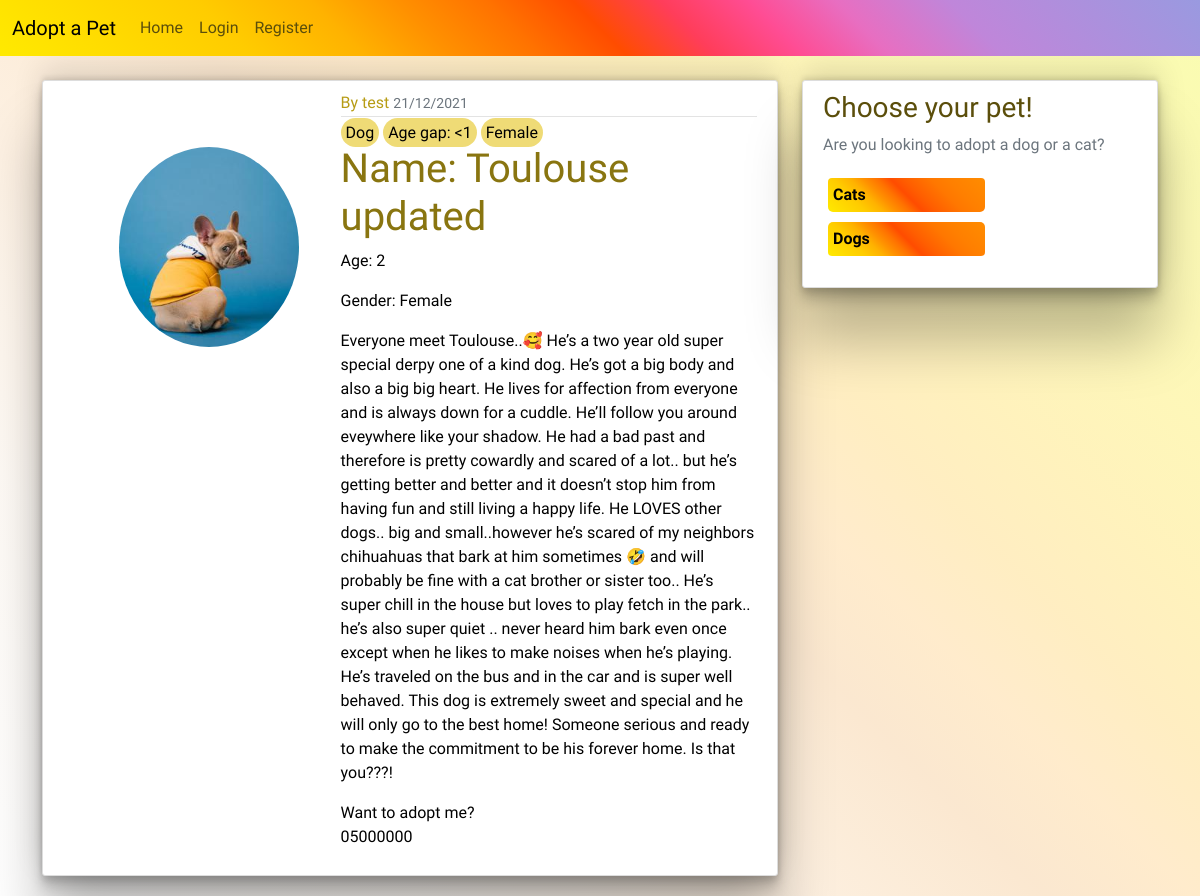
The page /post/18 on the database its author committed.
### app/models.py (models this page shows, shortened)
class Post(db.Model):
    id = db.Column(db.Integer, primary_key=True)
    name = db.Column(db.String(20), nullable=False)
    age = db.Column(db.Integer, nullable=False)
    gender = db.Column(db.String(10), nullable=False)
    date_posted = db.Column(db.DateTime, nullable=False, default=datetime.utcnow)
    content = db.Column(db.Text, nullable=False)
    user_id = db.Column(db.Integer, db.ForeignKey('user.id'), nullable=False)
    pictures = db.Column(db.String(20), nullable=False, default='default.jpg')
    adoption_info = db.Column(db.Text, nullable=False)
    pet_tag = db.Column(db.String(5), nullable=False)
    age_tag = db.Column(db.String(5), nullable=False)

class User(db.Model, UserMixin):
    id = db.Column(db.Integer, primary_key=True)
    username = db.Column(db.String(20), unique=True, nullable=False)
    name = db.Column(db.String(30), nullable=False)
    email = db.Column(db.String(120), unique=True, nullable=False)
    image_file = db.Column(db.String(20), nullable=False, default='default.jpg')
    password = db.Column(db.String(60), nullable=False)
    posts = db.relationship('Post', backref='user', lazy=True)

### app/routes.py (the view)
@app.route('/post/<int:post_id>')
def post(post_id):
    post = Post.query.get_or_404(post_id)
    return render_template('post.html', title=post.name, post=post)

### app/templates/post.html (shortened to what this page needs)
{% extends 'layout.html' %}
{% block content %}
         <article class="media content-section parent">
            <div>
                <img class="rounded-circle article-img-post" src="{{ url_for('static', filename='pictures/' + post.pictures) }}" alt="pets">
            </div>
          <div class="media-body">
            <div class="article-metadata">
              <a class="mr-2" href="{{ url_for('user_posts', username=post.user.username) }}">By {{ post.user.username }}</a>
              <small class="text-muted">{{ post.date_posted.strftime('%d/%m/%Y') }}</small>
                </div>
                <div>
                  <span class="tag">{{ post.pet_tag }}</span>
                  <span class="tag">Age gap: {{ post.age_tag}}</span>
                  <span class="tag">{{ post.gender}}</span>
              </div>
            <h1 class="article-title">Name: {{ post['name'] }}</h1>
            <p class="article-content"> Age: {{ post['age'] }}</p>
            <p class="article-content">Gender: {{ post['gender'] }}</p>
            <p>{{ post['content'] }}</p>
            <p>Want to adopt me? <br>{{ post['adoption_info'] }}</p>
          </div>
        </article>
{% endblock content %}

### app/static/main.css (style rules this page uses)
* { font-family: 'Mukta', sans-serif; }
body { color: black; margin-top: 5rem; background-image: linear-gradient( 45deg, hsl(0deg 0% 100%) 0%, hsl(32deg 89% 98%) 20%, hsl(32deg 88% 96%) 29%, hsl(32deg 87% 94%) 36%, hsl(33deg 85% 92%) 43%, hsl(33deg 84% 90%) 50%, hsl(37deg 100% 90%) 57%, hsl(43deg 100% 88%) 64%, hsl(48deg 100% 87%) 71%, hsl(54deg 97% 86%) 80%, hsl(62deg 93% 84%) 100% ); }
h1, h2, h3, h4, h5, h6 { color: #5b4e0b; }
.content-section { background: #ffffff; padding: 10px 20px; border: 1px solid #dddddd; border-radius: 3px; margin-bottom: 20px; box-shadow: rgba(0, 0, 0, 0.25) 0px 54px 55px, rgba(0, 0, 0, 0.12) 0px -12px 30px, rgba(0, 0, 0, 0.12) 0px 4px 6px, rgba(0, 0, 0, 0.17) 0px 12px 13px, rgba(0, 0, 0, 0.09) 0px -3px 5px; }
.article-title { color: #897510; text-decoration: none; }
.article-content { white-space: pre-line; }
.article-img-post { display: block; margin: 20%; height: 200px; width: 180px; margin-right: 16px; }
.article-metadata { color: #897510; text-decoration: none; padding-bottom: 1px; margin-bottom: 4px; border-bottom: 1px solid #e3e3e3 }
.article-metadata .mr-2 { text-decoration: none; color: #b79c15; }
.tag { background-color: #efdb76; color: black; padding: 5px; border-radius: 15px; border: none; }
.parent { display: grid; grid-template-columns: minmax(100px, 40%) 1fr; }

### rows shown on the page
Post: pictures (picture), date_posted "21/12/2021", pet_tag "Dog", age_tag "<1", gender "Female", name "Toulouse updated", age "2", content "Everyone meet Toulouse..🥰 He’s a two year old super special derpy one of a kind dog. He’s got a big body and also a big big heart. He lives for affection from everyone and is always down for a cuddle. He’ll follow you around eveywhere like your shadow. He had a bad past and therefore is pretty cowardly and scared of a lot.. but he’s getting better and better and it doesn’t stop him from having fun and still living a happy life. He LOVES other dogs.. big and small..however he’s scared of my neighbors chihuahuas that bark at him sometimes 🤣 and will probably be fine with a cat brother or sister too.. He’s super chill in the house but loves to play fetch in the park.. he’s also super quiet ..…", adoption_info "05000000"
User: user.username "test"
